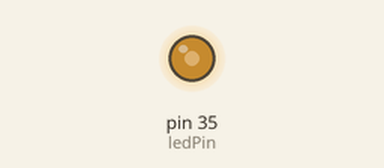
A program run on a simulated Raspberry Pi (header pin numbers), started with the arguments 3 3 50. Parts: output pins drawn as LEDs (lit = HIGH). What the program prints to the terminal is not drawn.

Above: at 0.1 s.
Timing chart, 0 to 1.6 s (numbered marks = the images above):
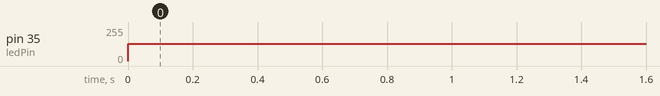

Measured:
- by itself, pin 35 (ledPin): 0/255 → 128/255 at 0.00 s

The program:

pwm_sound.py
```python
import RPi.GPIO as io
import time
import argparse

io.setwarnings(False)
io.setmode(io.BOARD)

ledPin = 35

io.setup( ledPin, io.OUT )


# this is like LED, but changes freq instead of duty cycle
# low C 65Hz
# middle C 261Hz
# high C 1046Hz
parser = argparse.ArgumentParser()
parser.add_argument("freq", type=int, default=100)
parser.add_argument("delay", type=float, default=.01)
parser.add_argument("duty",type=int,default=65)
args = parser.parse_args()

pwm = io.PWM(ledPin, args.freq )

pwm.start(65)
pwm.ChangeDutyCycle(args.duty)

for j in xrange(10):
	for i in xrange(65,1046,1):
		print "\r",i,"   "
		pwm.ChangeFrequency(i)
		time.sleep(args.delay)

pwm.stop()

io.cleanup()
```
